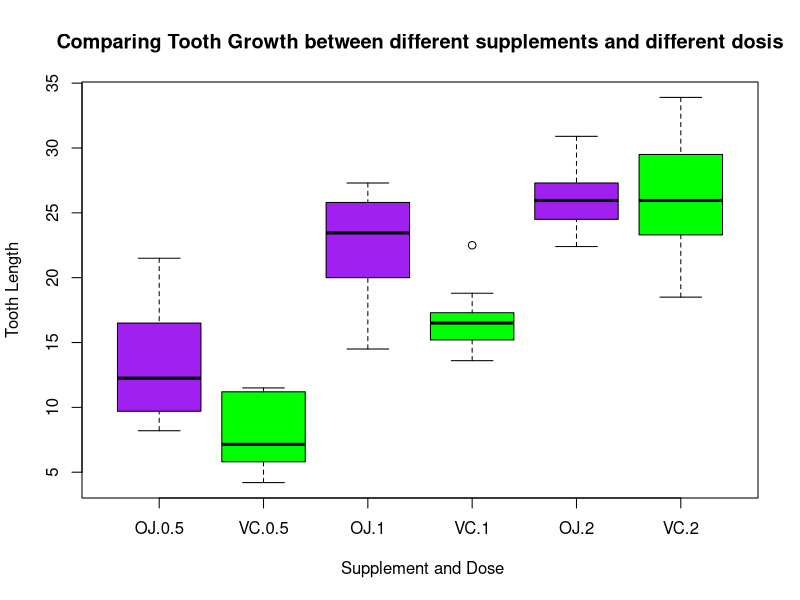
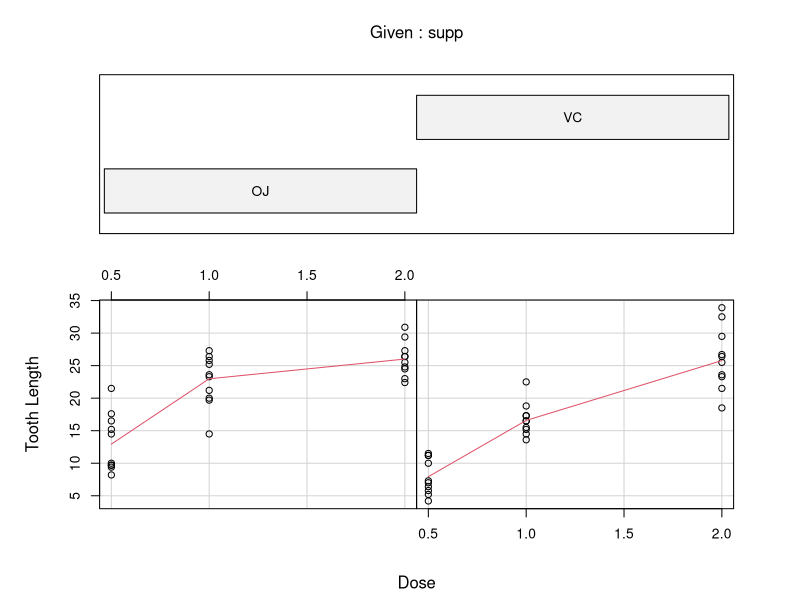

Write R code to recreate these figures, in order.
## ---- chunk 1

library(knitr)
library(ggplot2)
library(datasets)

opts_chunk$set(fig.keep = "yes", fig.path = 'fig/')
## ---- chunk 2
data(ToothGrowth)
dataTG = ToothGrowth
## ---- chunk 3
nrow(dataTG)
## ---- chunk 4
table(dataTG$supp,dataTG$dose)
## ---- chunk 5
head(dataTG)
## ---- chunk 6
summary(dataTG)
summary(lm(dataTG$len~dataTG$dose))
## ---- chunk 7
boxplot(len ~ supp * dose, data = dataTG, col = (c("purple", "green")), ylab = "Tooth Length", xlab = " Supplement and Dose", main = "Comparing Tooth Growth between different supplements and different dosis")
#legend('bottomright', c("OJ: Orange juice", "VC: Ascorbic acid"), fill = c("purple","green"),bty = "n")
## ---- chunk 8
# Conditional Plot
coplot(len ~ dose|supp, data = dataTG, panel = panel.smooth, col = par("fg"),
       xlab = "Dose", ylab = "Tooth Length", main = "Conditional plot len~dose") 
## ---- chunk 9
confint(lm(dataTG$len~dataTG$dose))
## ---- chunk 10
confint(lm(dataTG$len~dataTG$dose + dataTG$supp))
## ---- chunk 11
t.test(dataTG$len, dataTG$dose)
## ---- chunk 12
t.test(len ~ supp, data = dataTG)
